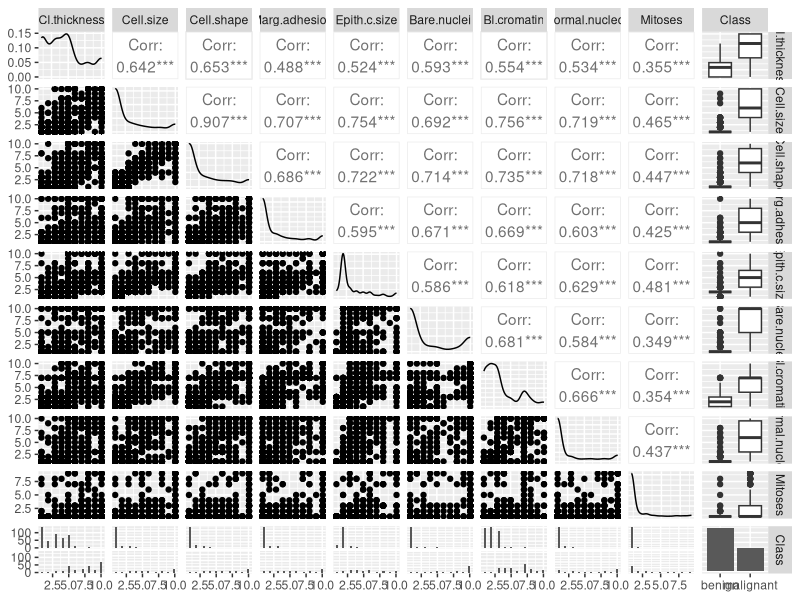
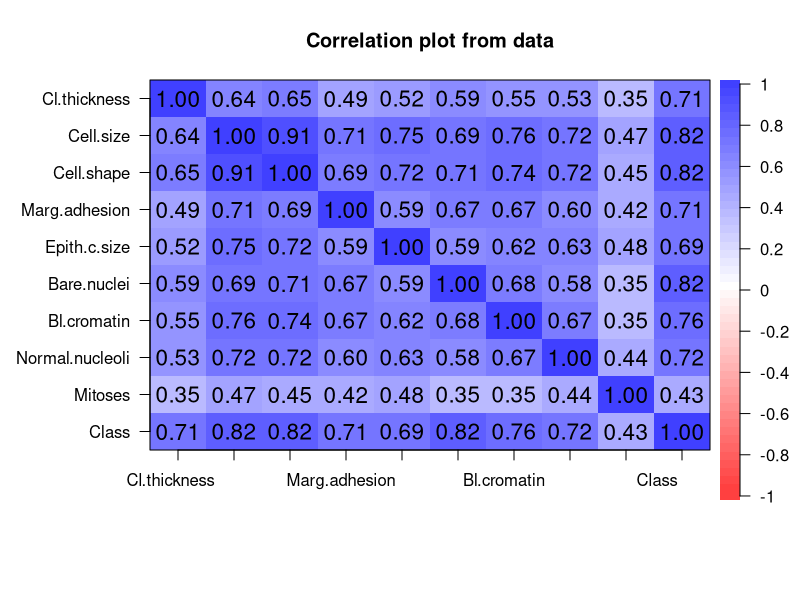

Recreate these plots in R, in order. (Note: this script raises an error after producing the figures.)
## ---- chunk 1
knitr::opts_chunk$set(echo = TRUE, cache = TRUE, warning = FALSE, message = FALSE)
## ---- chunk 2
### Summary stuff for DS2 final project

library(mlbench)
data(BreastCancer)
attach(BreastCancer)
library(dplyr)
BreastCancer <- BreastCancer[,-1] # remove ID column
summary(BreastCancer) # note that everything is factor
## ---- chunk 3
BreastCancer = BreastCancer %>% 
  mutate(Cl.thickness=as.numeric(Cl.thickness)) %>% 
  mutate(Cell.size=as.numeric(Cell.size)) %>%  
  mutate(Cell.shape=as.numeric(Cell.shape)) %>%  
  mutate(Marg.adhesion=as.numeric(Marg.adhesion)) %>%  
  mutate(Epith.c.size=as.numeric(Epith.c.size)) %>%  
  mutate(Bare.nuclei=as.numeric(Bare.nuclei)) %>%  
  mutate(Bl.cromatin=as.numeric(Bl.cromatin)) %>%  
  mutate(Normal.nucleoli=as.numeric(Normal.nucleoli)) %>%  
  mutate(Mitoses=as.numeric(Mitoses)) %>% na.omit()
## ---- chunk 4
library(GGally)
ggpairs(BreastCancer) # all but response are numeric
## ---- chunk 5
library(psych)
BreastCancer_num <- BreastCancer %>% 
  mutate(Class = as.numeric(Class)-1) # numeric response
cor.plot(BreastCancer_num[,])
## ---- chunk 6

featurePlot(x=BreastCancer[,-10], y=BreastCancer[,10], 
            plot="density", 
            scales=list(x=list(relation="free"), 
                        y=list(relation="free")), 
            auto.key=list(columns=3),
            layout=c(3,3))

featurePlot(x=BreastCancer[,-10], y=BreastCancer[,10], 
            plot="box", 
            scales=list(x=list(relation="free"), 
                        y=list(relation="free")), 
            auto.key=list(columns=3),
            layout=c(3,3))
## ---- chunk 7
glm1 = glm(Class ~., data=BreastCancer,family=binomial)

summary(glm1)
## ---- chunk 8
glm2 = glm(Class ~ Cl.thickness + Marg.adhesion + 
             Bare.nuclei + Bl.cromatin, 
           data=BreastCancer,family=binomial)

summary(glm2)
## ---- chunk 9
featurePlot(x=BreastCancer[,c(1,4,6,7)], y=BreastCancer[,10], 
            plot="density", 
            scales=list(x=list(relation="free"), 
                        y=list(relation="free")), 
            auto.key=list(columns=3))

featurePlot(x=BreastCancer[,c(1,4,6,7)], y=BreastCancer[,10], 
            plot="box", 
            scales=list(x=list(relation="free"), 
                        y=list(relation="free")), 
            auto.key=list(columns=3))
## ---- chunk 10
set.seed(1)
BreastCancer.train <- sample(1:nrow(BreastCancer), 410) 

BreastCancer.test=BreastCancer[-BreastCancer.train,] # test

Class.test=BreastCancer$Class[-BreastCancer.train]

glm.fits=glm(Class ~ Cl.thickness + Marg.adhesion + 
             Bare.nuclei + Bl.cromatin, 
           data=BreastCancer,family=binomial, subset=BreastCancer.train)

glm.probs = predict(glm.fits, BreastCancer.test, type = "response")
glm.pred=rep("benign",273)
glm.pred[glm.probs >.5]="malignant"
table(glm.pred, Class.test)

mean(glm.pred == Class.test)

library(pROC)

roc.glm.train <- roc(BreastCancer.test$Class, glm.probs,
               levels = c("benign", "malignant"))
plot(roc.glm.train, legacy.axes = TRUE)

auc(roc.glm.train)
